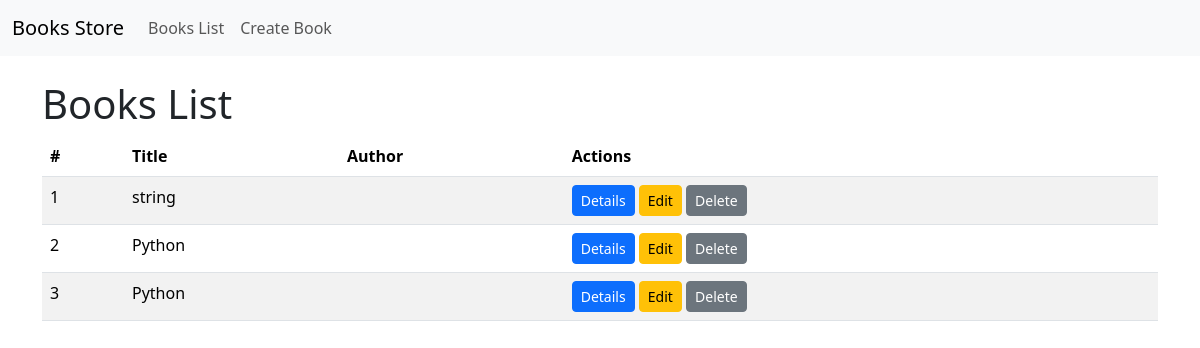
The page /books/ on the database as committed earlier.
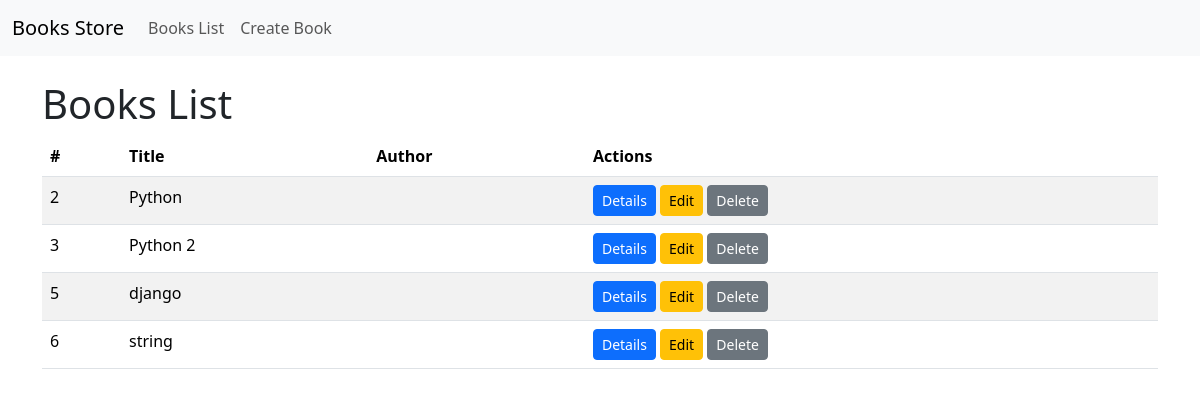
The same page on the database as committed later.
### models/book.py (models this page shows)
class Book(Base):
    __tablename__ = "books"
    id = Column(Integer, primary_key=True)
    title = Column(String, nullable=False)
    description = Column(String)
    author_id = Column(Integer, ForeignKey("authors.id")) # weil die aAuthor tabele so heißt:     __tablename__ = "authors"
    author = relationship("Author", back_populates="books")
    reviews = relationship("Review", back_populates="book")

### views/books.py (the view)
@router.get("/",include_in_schema=False)
def list_books(request: Request, db: Session = Depends(get_db)):
    books = db.query(Book)
    return templates.TemplateResponse("books_list.html", {"request": request, "books": books})

### templates/books_list.html
{% extends "base.html" %}
{% block content %}
<h1>Books List</h1>
<table class="table table-striped">
    <thead>
        <tr>
            <th>#</th>
            <th>Title</th>
            <th>Author</th>
            <th>Actions</th>
        </tr>
    </thead>
    <tbody>
        {% for book in books %}
        <tr>
            <td>{{book.id}}</td>
            <td>{{book.title}}</td>
            <td>{{book.author.name}}</td>
            <td>
                <a href="/books/{{book.id}}" class="btn btn-primary btn-sm">Details</a>
                <a href="/books/{{book.id}}/update" class="btn btn-warning btn-sm">Edit</a>
                <form action="/books/{{book.id}}/delete" method="post" style="display:inline;">
                    <button type="submit" value="delete" class="btn btn-secondary btn-sm">Delete</button>
                </form>
            </td>
        </tr>
        {% endfor %}
    </tbody>
</table>
{% endblock %}

Rows that differ between the two databases and show on the page:
removed Book: id "1", title "string"
changed Book id 3: title "Python" → "Python 2"
added Book: id "5", title "django"
added Book: id "6", title "string"
